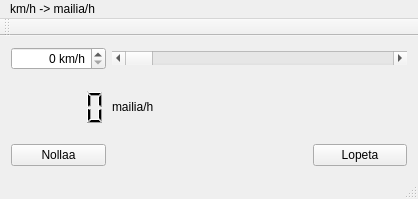
<?xml version="1.0" encoding="UTF-8"?>
<ui version="4.0">
 <class>Paaikkuna</class>
 <widget class="QMainWindow" name="Paaikkuna">
  <property name="geometry">
   <rect>
    <x>0</x>
    <y>0</y>
    <width>418</width>
    <height>199</height>
   </rect>
  </property>
  <property name="windowTitle">
   <string>Paaikkuna</string>
  </property>
  <widget class="QWidget" name="centralWidget">
   <layout class="QGridLayout" name="gridLayout">
    <item row="0" column="0">
     <widget class="QSpinBox" name="mittari_km_h">
      <property name="layoutDirection">
       <enum>Qt::LeftToRight</enum>
      </property>
      <property name="alignment">
       <set>Qt::AlignRight|Qt::AlignTrailing|Qt::AlignVCenter</set>
      </property>
      <property name="suffix">
       <string> km/h</string>
      </property>
      <property name="value">
       <number>0</number>
      </property>
     </widget>
    </item>
    <item row="3" column="0">
     <widget class="QPushButton" name="button_nollaa">
      <property name="text">
       <string>Nollaa</string>
      </property>
     </widget>
    </item>
    <item row="2" column="1">
     <widget class="QLabel" name="label_mailia_h">
      <property name="text">
       <string>mailia/h</string>
      </property>
     </widget>
    </item>
    <item row="0" column="1" colspan="3">
     <widget class="QScrollBar" name="liukuri_km_h">
      <property name="orientation">
       <enum>Qt::Horizontal</enum>
      </property>
     </widget>
    </item>
    <item row="3" column="3">
     <widget class="QPushButton" name="button_lopeta">
      <property name="text">
       <string>Lopeta</string>
      </property>
     </widget>
    </item>
    <item row="2" column="0">
     <widget class="QLCDNumber" name="mittari_mailia_h">
      <property name="frameShape">
       <enum>QFrame::NoFrame</enum>
      </property>
     </widget>
    </item>
   </layout>
  </widget>
  <widget class="QMenuBar" name="menuBar">
   <property name="geometry">
    <rect>
     <x>0</x>
     <y>0</y>
     <width>418</width>
     <height>26</height>
    </rect>
   </property>
   <widget class="QMenu" name="menuKm_h_mailia_h">
    <property name="title">
     <string>km/h -&gt; mailia/h</string>
    </property>
   </widget>
   <addaction name="menuKm_h_mailia_h"/>
  </widget>
  <widget class="QToolBar" name="mainToolBar">
   <attribute name="toolBarArea">
    <enum>TopToolBarArea</enum>
   </attribute>
   <attribute name="toolBarBreak">
    <bool>false</bool>
   </attribute>
  </widget>
  <widget class="QStatusBar" name="statusBar"/>
 </widget>
 <layoutdefault spacing="6" margin="11"/>
 <resources/>
 <connections>
  <connection>
   <sender>button_lopeta</sender>
   <signal>clicked()</signal>
   <receiver>Paaikkuna</receiver>
   <slot>close()</slot>
   <hints>
    <hint type="sourcelabel">
     <x>324</x>
     <y>147</y>
    </hint>
    <hint type="destinationlabel">
     <x>286</x>
     <y>108</y>
    </hint>
   </hints>
  </connection>
  <connection>
   <sender>mittari_km_h</sender>
   <signal>valueChanged(int)</signal>
   <receiver>liukuri_km_h</receiver>
   <slot>setValue(int)</slot>
   <hints>
    <hint type="sourcelabel">
     <x>73</x>
     <y>65</y>
    </hint>
    <hint type="destinationlabel">
     <x>156</x>
     <y>67</y>
    </hint>
   </hints>
  </connection>
  <connection>
   <sender>liukuri_km_h</sender>
   <signal>valueChanged(int)</signal>
   <receiver>mittari_km_h</receiver>
   <slot>setValue(int)</slot>
   <hints>
    <hint type="sourcelabel">
     <x>232</x>
     <y>69</y>
    </hint>
    <hint type="destinationlabel">
     <x>84</x>
     <y>57</y>
    </hint>
   </hints>
  </connection>
 </connections>
</ui>
